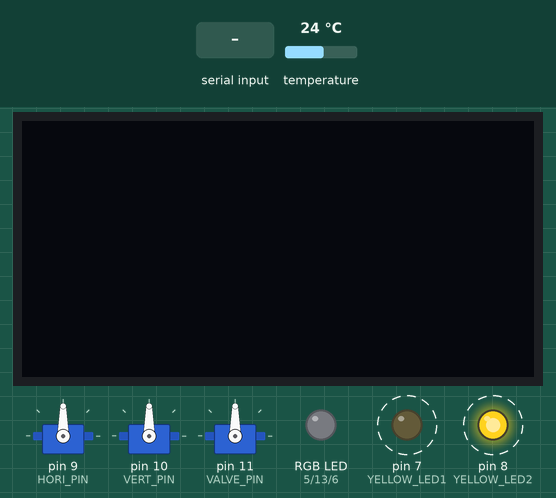
The sketch below on a simulated Arduino Uno, built with avr-gcc and run on an emulated ATmega328P. Parts: 128×64 one-colour display, 3 × servo, an RGB LED mixed from three pins (HIGH = lit), output pins drawn as LEDs (lit = HIGH). Dashed ring = blinking. Inputs (shaded band) come from the test bench; at power-on: temperature 24 °C. Dim RGB values are drawn brighter than linear; the display library's start-up logo is not drawn; random numbers use the default seed unless the sketch sets one; what the sketch prints to the serial monitor is not drawn.

Above: at 4.3 s.
4.4 s: "T\n" received over Serial
At 5.7 s:
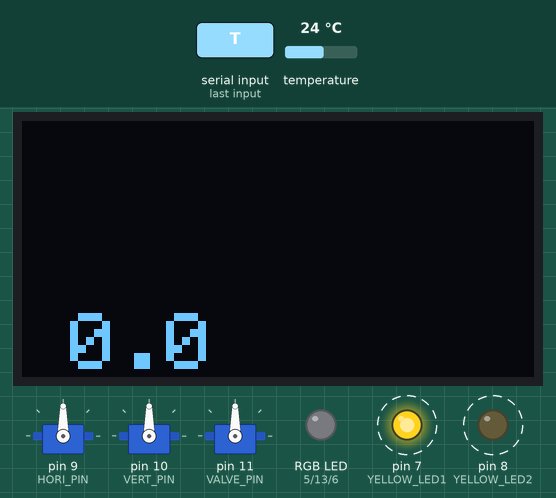
7.4 s: byte 66 ('B') received over Serial
At 7.61 s:
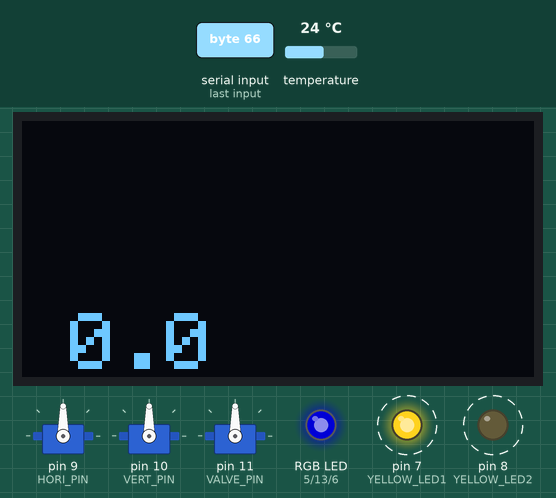
9.3 s: byte 83 ('S') received over Serial
At 9.52 s:
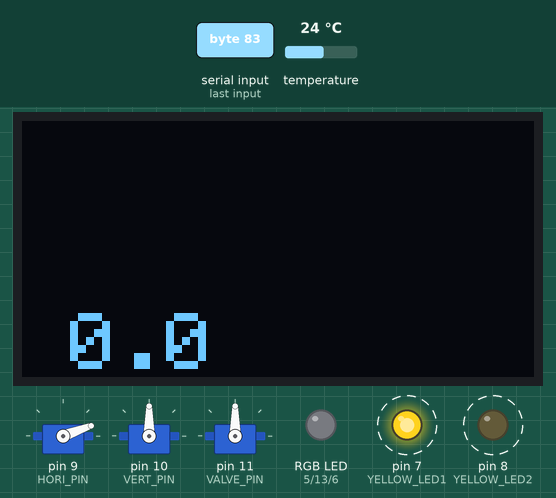
13.9 s: byte 115 ('s') received over Serial
18.0 s: byte 88 ('X') received over Serial
At 21.56 s:
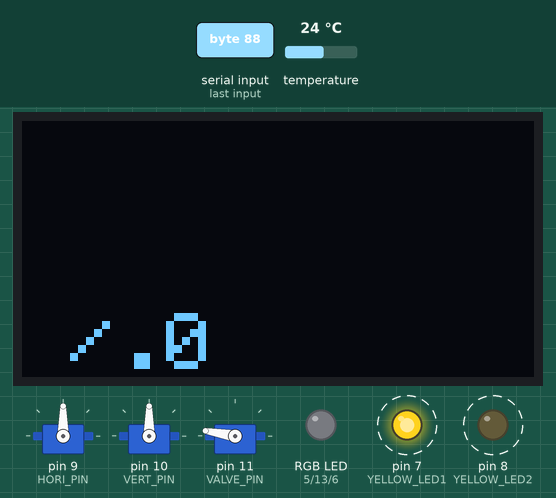
Timing chart, 0 to 25.3 s (numbered marks = the images above; inputs shaded):
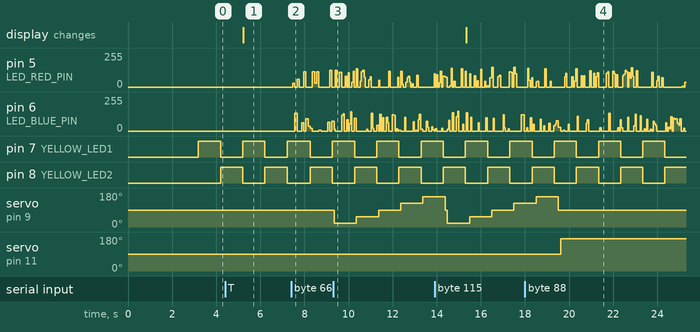

Measured:
- after the input at 4.4 s, the display: changes after 0.83 s (image 1)
- after the input at 7.4 s, pin 5 (LED_RED_PIN): 0/255 → 29/255 after 0.07 s, → 0/255 0.10 s later, → 57/255 0.10 s later, → 0/255 0.10 s later, … (12 changes in this stretch); pin 6 (LED_BLUE_PIN): 0/255 → 133/255 after 0.17 s, → 0/255 0.10 s later, → 63/255 0.20 s later, → 0/255 0.10 s later, … (13 changes in this stretch)
- after the input at 9.3 s, servo on pin 9 (HORI_PIN): 90° → 20° after 0.05 s, → 55° 1.0 s later, → 90° 1.0 s later, → 125° 1.0 s later, … (5 changes in this stretch)
- after the input at 18.0 s, servo on pin 11 (VALVE_PIN): 90° → 170° after 1.6 s
- by itself, pin 7 (YELLOW_LED1), pin 8 (YELLOW_LED2): alternates HIGH for 1.0 s and LOW for 1.0 s

The sketch:

AMG_servos.ino
```cpp
/*
 * Pololu A-Star handling:
 *   Adafruit AMG88xx breakout board - IR sensor 8x8 pixles I2C
 *   SSD1306 display 128x64 SPI
 *   3 * RC servos (2 for horizontal/vertical, 1 to open/close the CO2 inflator)
 *   RGB led
 *   Yellow binking leds
 *
 * Connected via USB to ROS/RasPi or Up-Board
 */

#include <SPI.h>
#include <Servo.h>
#include <Wire.h>
#include <Adafruit_AMG88xx.h>
#include <Adafruit_GFX.h>
#include <Adafruit_SSD1306.h>

#define HORI_PIN 9
#define VERT_PIN 10
#define VALVE_PIN 11

#define HORI_NORMAL_VALUE 90
#define HORI_MIN_VALUE 20
#define HORI_MAX_VALUE 160

#define VERT_NORMAL_VALUE 90
#define VERT_MIN_VALUE 70
#define VERT_MAX_VALUE 110

#define VALVE_NORMAL_VALUE 90
#define VALVE_OPEN_VALUE 170

#define LED_RED_PIN 5
#define LED_BLUE_PIN 6
#define LED_GREEN_PIN 13

#define YELLOW_LED1 7
#define YELLOW_LED2 8

#define OLED_MOSI  A1  //  9
#define OLED_CLK   A0  // 10
#define OLED_DC    A3  // 11
#define OLED_CS    A4  // 12
#define OLED_RESET A2  // 13
Adafruit_SSD1306 display1(OLED_MOSI, OLED_CLK, OLED_DC, OLED_RESET, OLED_CS);

Servo horiServo;
Servo vertServo;
Servo valveServo;

Adafruit_AMG88xx amg;

unsigned long yellow_time = 0;
unsigned long blink_time = 0;
unsigned long display_time = 0;

bool yellow_state = false;
bool blink_state = false;
bool track_state = false;

int horiAngle = HORI_NORMAL_VALUE;
int vertAngle = VERT_NORMAL_VALUE;
int leds[] = { 0, LED_RED_PIN, LED_BLUE_PIN };
char display_buffer[4][12];
char input_buffer[32];
unsigned char led_color[3];
unsigned char input_p;

void setup() {
  pinMode(LED_RED_PIN, OUTPUT);
  pinMode(LED_BLUE_PIN, OUTPUT);
  pinMode(LED_GREEN_PIN, OUTPUT);

  pinMode(YELLOW_LED1, OUTPUT);
  pinMode(YELLOW_LED2, OUTPUT);

  // little green light;-)
  analogWrite(LED_GREEN_PIN, 1);

  Serial.begin(115200);
  Serial.println("AMG88xx servo");

  display1.begin(SSD1306_SWITCHCAPVCC);
  display1.display();
  delay(2000);
  display1.clearDisplay();
  display1.display();
  display1.setTextSize(2);
  display1.setTextColor(WHITE);

  // default settings
  bool status = amg.begin();
  if (!status) {
    Serial.println("Could not find a valid AMG88xx sensor, check wiring!");
    while (1);
  }

  delay(100); // let sensor boot up

  horiServo.attach(HORI_PIN);
  vertServo.attach(VERT_PIN);
  valveServo.attach(VALVE_PIN);

  horiServo.write(HORI_NORMAL_VALUE);
  vertServo.write(VERT_NORMAL_VALUE);
  valveServo.write(VALVE_NORMAL_VALUE);

  delay(1000);

  // remove the strain from the servo
  valveServo.detach();

  for (int i = 0; i < 4; i++) {
    for (int k = 0; k < 12; k++) {
      display_buffer[i][k] = '\0';
    }
  }

  for (int i = 0; i < 32; i++) {
    input_buffer[i] = 0;
  }
  input_p = 0;
}

void send_pixels(float *pixels) {
  Serial.print("XXXX");

  for (int i = 0; i < AMG88xx_PIXEL_ARRAY_SIZE; i++) {
    union {
      float f;
      byte b[4];
    } u;

    u.f = pixels[i];
    Serial.write(u.b, 4);
  }
}

void handle_yellow() {
  unsigned long t = millis();

  if (t > yellow_time + 1000) {
    yellow_time = t;
    yellow_state = !yellow_state;

    digitalWrite(YELLOW_LED1, yellow_state);
    digitalWrite(YELLOW_LED2, !yellow_state);
  }
}

void handle_blink() {
  unsigned long t = millis();

  if (t > blink_time + 50) {
    blink_time = t;

    if (blink_state) {
      analogWrite(LED_RED_PIN, 0);
      analogWrite(LED_BLUE_PIN, 0);
      analogWrite(LED_GREEN_PIN, 0);

      int i = random(0, 3);

      if (i > 0) {
        int k = random(5, 150);

        analogWrite(leds[i], k);
      }
    }
    else {
      analogWrite(LED_RED_PIN, led_color[0]);
      analogWrite(LED_GREEN_PIN, led_color[1]);
      analogWrite(LED_BLUE_PIN, led_color[2]);
    }
  }
}

void handle_display() {
  unsigned long t = millis();

  if (t > display_time + 1000) {
    display_time = t;

    display1.clearDisplay();
    display1.setCursor(0, 0);
    display1.setTextSize(2);
    display1.setTextColor(WHITE);

    for (int l = 0; l < 4; l++) {
      /*
      if (l % 2 == 0) {
        display1.setTextColor(WHITE);
      }
      else {
        display1.setTextColor(BLACK, WHITE);
      }
      */
      display1.println(display_buffer[l]);
    }

    display1.display();
  }
}

void clear_line(int l) {
  if (l < 0 || l > 3) {
    return;
  }

  for (int i = 0; i < 12; i++) {
    display_buffer[l][i] = '\0';
  }
}

void send_reply(char c, float temp, int hori_angle) {
  int a;
  int t = (int)(temp * 10);
  int i;

  if (hori_angle > -1000) {
    a = (hori_angle + 270) % 360;
  }
  else {
    a = hori_angle;
  }

  Serial.print(c);
  Serial.print(' ');
  Serial.print(a);
  Serial.print(' ');
  Serial.println(temp, 1);

  i = (t / 100);
  display_buffer[3][0] = (i > 0 ? (i + '0') : ' ');
  i = (t / 10) % 10;
  display_buffer[3][1] = i + '0';
  display_buffer[3][2] = '.';
  i = t % 10;
  display_buffer[3][3] = i + '0';

  if (a > -1000) {
    display_buffer[3][4] = ' ';
    display_buffer[3][5] = ' ';
    display_buffer[3][6] = ' ';
    i = (a / 100);
    display_buffer[3][7] = (i > 0 ? (i + '0') : ' ');
    i = (a / 10) % 10;
    display_buffer[3][8] = i + '0';
    i = a % 10;
    display_buffer[3][9] = i + '0';
    display_buffer[3][10] = '\0';
  }
  else {
    display_buffer[3][4] = '\0';
  }
}

void my_delay(int d) {
  if (d <= 0) {
    return;
  }

  unsigned long t = millis();
  unsigned long target_time = t + d;

  while (t < target_time - 60) {
    handle_yellow();
    handle_blink();
    handle_display();

    t = millis();
    if (t < target_time - 20) {
      delay(10);
    }

    t = millis();
  }

  t = millis();

  if (t < target_time - 5) {
    delay(target_time - t - 1);
  }
}

void co2_open() {
  valveServo.attach(VALVE_PIN);
  valveServo.write(VALVE_OPEN_VALUE);
  my_delay(10000);
  valveServo.write(VALVE_NORMAL_VALUE);
  my_delay(1000);
  valveServo.detach();
}

int search_max() {
  float pixels[AMG88xx_PIXEL_ARRAY_SIZE];
  float windowMax = -1.0;
  float windowMin = 100.0;
  float maxValue = -1.0;
  int windowIndex = -1;
  int maxAngle;
  float sum = 0;
  int inc = (HORI_MAX_VALUE - HORI_MIN_VALUE) / 4; // about 35 deg


  for (int h = HORI_MIN_VALUE; h <= HORI_MAX_VALUE; h += inc) {
    float sum = 0.0;

    windowMax = -1.0;
    windowMin = 100.0;
    windowIndex = -1;

    horiServo.write(h);
    vertServo.write(VERT_NORMAL_VALUE);
    // Serial.print(h); Serial.print(": ");

    my_delay(1000);  // wait for at least one AMG read

    // read all the pixels
    amg.readPixels(pixels);

    for (int i = 0; i < AMG88xx_PIXEL_ARRAY_SIZE; i++) {
      sum += pixels[i];

      if (pixels[i] < windowMin) {
        windowMin = pixels[i];
      }
    }

    for (int i = 0; i < AMG88xx_PIXEL_ARRAY_SIZE; i++) {
      // Serial.print(pixels[i], 2); Serial.print(", ");

      if (pixels[i] > windowMax && pixels[i] > windowMin + 3.0) {
        windowMax = pixels[i];
        windowIndex = i / 8;
      }
    }

    // Serial.println("");

    if (windowIndex >= 0) {
      int hh = windowIndex - 4;

      if (windowMax > sum / AMG88xx_PIXEL_ARRAY_SIZE + 10.0) {
        int a = h + hh * 7;

        send_reply('S', windowMax, a);

        // Serial.print("Early exit Max= "); Serial.print(windowMax); Serial.print(", Angle= "); Serial.println(a);
        // early return
        return a;  // about 60 deg FoV for 8 columns
      }

      if (windowMax > maxValue) {
        // Serial.print("windowMax= "); Serial.print(windowMax); Serial.print(", Max= "); Serial.print(maxValue);
        // Serial.print(", h= "); Serial.print(h); Serial.print(", hh= "); Serial.print(hh); Serial.print(", Angle= "); Serial.println(h + hh * 7);
        maxValue = windowMax;
        maxAngle = h + hh * 7;
      }
    }
  }

  // Serial.print("Max= "); Serial.print(maxValue); Serial.print(", Angle= "); Serial.println(maxAngle);
  int a = maxAngle;
  if (a < HORI_MIN_VALUE) {
    a = HORI_MIN_VALUE;
  }
  else if (a > HORI_MAX_VALUE) {
    a = HORI_MAX_VALUE;
  }

  if (maxValue > 45.0) {
    // Serial.println("found");
    horiServo.write(a);
    send_reply('S', maxValue, maxAngle);
    return maxAngle;
  }

  horiServo.write(HORI_NORMAL_VALUE);
  send_reply('S', maxValue, -1000);
  return -1000;
}

int track_max(int &h, int &v) {
  float pixels[AMG88xx_PIXEL_ARRAY_SIZE];
  float windowMax = -1.0;
  float windowMin = 100.0;
  int windowIndex = -1;

  if (h == -1000) {
    return h;
  }

  vertServo.write(v);
  horiServo.write(h);

  my_delay(120);

  amg.readPixels(pixels);

  for (int i = 0; i < AMG88xx_PIXEL_ARRAY_SIZE; i++) {
    if (pixels[i] < windowMin) {
      windowMin = pixels[i];
    }
  }

  for (int i = 0; i < AMG88xx_PIXEL_ARRAY_SIZE; i++) {
    if (pixels[i] > windowMax && pixels[i] > windowMin + 3.0) {
      windowMax = pixels[i];
      windowIndex = i;
    }
  }

  if (windowIndex >= 0) {
    int hh = 4 - (windowIndex / 8);

    h += hh * 2;

    if (h < HORI_MIN_VALUE) {
      h = HORI_MIN_VALUE;
    }
    else if (h > HORI_MAX_VALUE) {
      h = HORI_MAX_VALUE;
    }

    int vv = 4 - (windowIndex % 8);

    v += vv * 2;

    if (v < VERT_MIN_VALUE) {
      v = VERT_MIN_VALUE;
    }
    else if (v > VERT_MAX_VALUE) {
      v = VERT_MAX_VALUE;
    }

    vertServo.write(v);
    horiServo.write(h);

    send_reply('T', windowMax, h);
    return h;
  }

  send_reply('T', 0.0, -1000);
  return -1000;
}

void buffer_line() {
  int l;

  if (input_p < 3) {
    return;
  }

  l = input_buffer[1] - '0';

  if (l > 3) {
    return;
  }

  for (int i = 0; i < 12; i++) {
    display_buffer[l][i] = 0;
  }

  for (int i = 0; i < 10 && input_buffer[i + 3] != 0; i++) {
    display_buffer[l][i] = input_buffer[i + 3];
  }
}

void loop() {
  char cmd = '\0';
  static int vertAngle = VERT_NORMAL_VALUE;
  static int horiAndle = HORI_NORMAL_VALUE;

  if (Serial.available() > 0) {
    while (Serial.available() > 0) {
      int c = Serial.read();
      // Serial.print(c);

      if (input_p > 0) {
        // handle display string
        if (c == 10 || c == 13) {
          input_buffer[input_p++] = 0;
          buffer_line();
          for (int i = 0; i < 32; i++) {
            input_buffer[i] = 0;
          }

          input_p = 0;
        }
        else {
          if (input_p < 32) {
            input_buffer[input_p++] = c;
          }
        }
      }
      else {
        switch (c) {
          case 'B':
          case 'b':
            blink_state = true;
            Serial.println("OK");
            break;

          case 'D':
          case 'd':
            input_buffer[input_p++] = c;
            break;

          case 'G':
          case 'g':
            blink_state = false;
            led_color[0] = led_color[2] = 0;
            led_color[1] = 2;
            Serial.println("OK");
            break;

          case 'S':
          case 's':
            cmd = 'S';
            track_state = false;
            Serial.println("OK");
            break;

          case 'T':
          case 't':
            track_state = true;
            Serial.println("OK");
            break;

          case 'U':
          case 'u':
            track_state = false;
            horiServo.write(HORI_NORMAL_VALUE);
            vertServo.write(VERT_NORMAL_VALUE);
            clear_line(3);
            Serial.println("OK");
            break;

          case 'X':
          case 'x':
            cmd = 'X';
            Serial.println("OK");
            break;

          case 'Y':
          case 'y':
            blink_state = false;
            led_color[0] = 1;
            led_color[1] = 2;
            led_color[2] = 1;
            Serial.println("OK");
            break;
        }
      }
    }
  }

  if (track_state) {
    int h = track_max(horiAngle, vertAngle);

    if (h == -1000) {
      track_state = false;
    }
  }
  else {
    switch (cmd) {
      case 'S':
          vertAngle = VERT_NORMAL_VALUE;
          horiAngle = search_max();
          break;
      case 'X':
          co2_open();
          break;
    }

    my_delay(100);
  }
}
```
